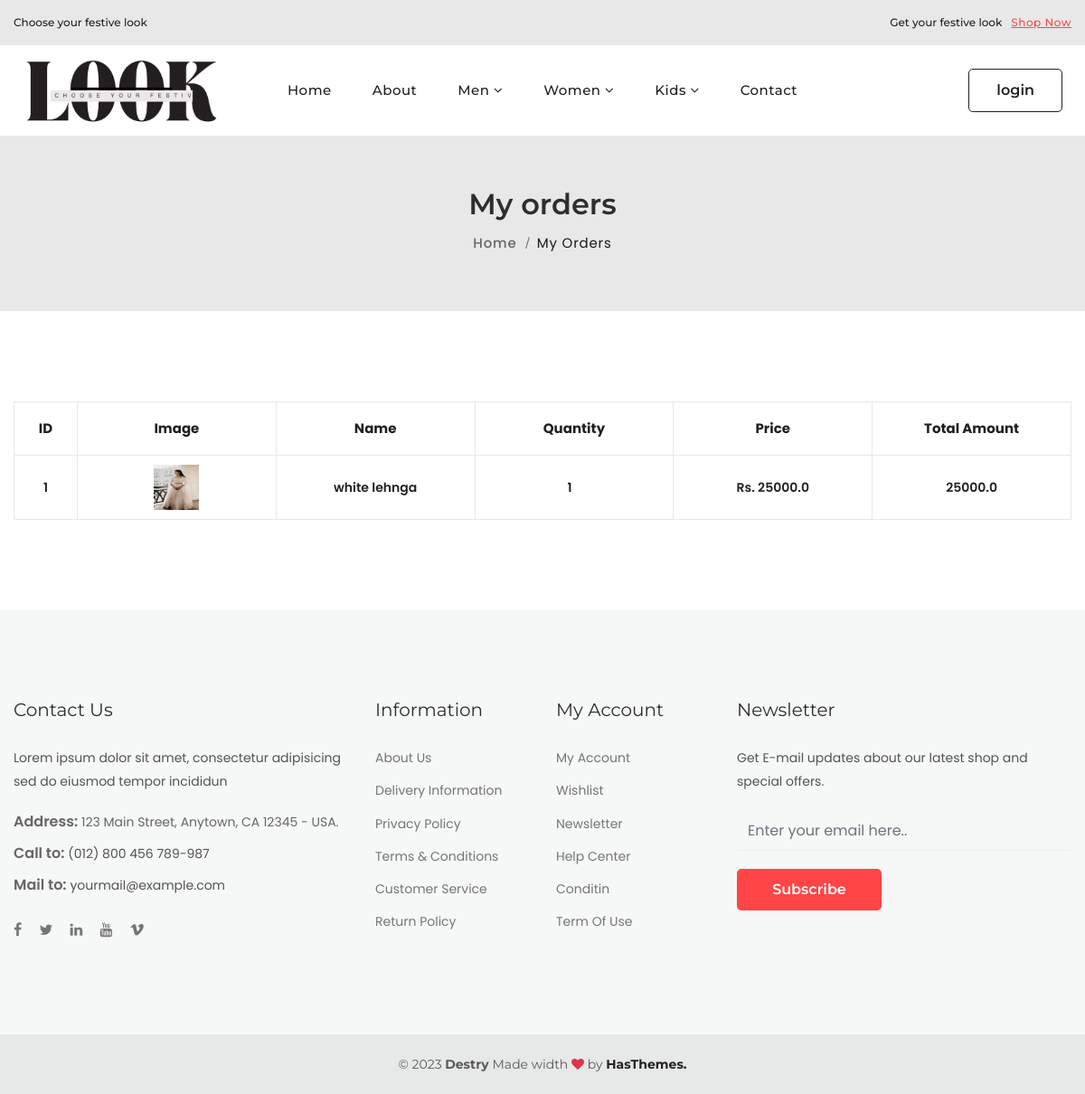
Screenshot of /yourorderdetails/5 with the database file from the repository.
### myapp/models.py (models this page shows, shortened)
class cart(models.Model):
    userid=models.ForeignKey(registermodel,on_delete=models.CASCADE)
    productid = models.ForeignKey(product, on_delete=models.CASCADE)
    quantity=models.IntegerField()
    totalamount=models.FloatField()
    orderstatus=models.IntegerField(default=1)
    orderid=models.IntegerField(default=0)

class product(models.Model):
    name=models.CharField(max_length=20)
    pimage=models.ImageField(upload_to="photos")
    catid=models.ForeignKey(category,on_delete=models.CASCADE)
    typeid=models.ForeignKey(Type,on_delete=models.CASCADE,null=True)
    price=models.FloatField()
    description= models.TextField()
    status= models.CharField(max_length=20)
    def product_photo(self):
        return mark_safe('<img src="{}" width="100"/>'.format(self.pimage.url))
    product_photo.allow_tags = True

### myapp/views.py (the view)
# urls.py: path("yourorderdetails/<int:id>",views.yourorderdetails),
def yourorderdetails(request,id):
    fetchdata = cart.objects.filter(orderid=id)
    context = {
        "data":fetchdata
    }
    return render(request,"singleorder.html",context)

### myapp/templates/singleorder.html (shortened to what this page needs)
<!DOCTYPE html>
<html lang="en">
<head>
    <link rel="stylesheet" href="/static/assets/css/vendor/fontawesome.min.css">
    <link rel="stylesheet" href="/static/assets/css/vendor/pe-icon-7-stroke.min.css">
    <link rel="stylesheet" href="/static/assets/css/plugins/swiper-bundle.min.css" />
    <link rel="stylesheet" href="/static/assets/css/plugins/animate.min.css" />
    <link rel="stylesheet" href="/static/assets/css/plugins/aos.min.css" />
    <link rel="stylesheet" href="/static/assets/css/plugins/nice-select.min.css" />
    <link rel="stylesheet" href="/static/assets/css/plugins/jquery-ui.min.css" />
    <link rel="stylesheet" href="/static/assets/css/plugins/lightgallery.min.css" />
    <link rel="stylesheet" href="/static/assets/css/style.css" />
</head>
<body>
    <div class="header section">
       {% include "nav.html" %}
    </div>
    <div class="section">
        <div class="breadcrumb-area bg-light">
            <div class="container-fluid">
                <div class="breadcrumb-content text-center">
                    <h1 class="title">My orders</h1>
                    <ul>
                        <li>
                            <a href="/">Home </a>
                        </li>
                        <li class="active">My orders</li>
                    </ul>
                </div>
            </div>
        </div>
    </div>
    <div class="section section-margin">
        <div class="container">
            <div class="row">
                <div class="col-12">
                    <div class="cart-table table-responsive">
                        <table class="table table-bordered">
                            <thead>
                                <tr>
                                    <th>ID</th>
                                    <th class="pro-thumbnail">Image</th>
                                    <th class="pro-price">Name</th>
                                    <th class="pro-quantity">Quantity</th>
                                    <th class="pro-subtotal">Price</th>
                                    <th class="pro-subtotal">Total Amount</th>
                                </tr>
                            </thead>
                            <tbody>
                            {% for i in data %}
                                <tr>
                                    <td>{{ forloop.counter }}</td>
                                    <td class="pro-thumbnail"><img src="/media/{{ i.productid.pimage }}"  style="width: 50px; height: 50px;"  class="product-img" alt="Product 2"></td>
                                    <td class="pro-price"><span>{{ i.productid.name }}</span></td>
                                    <td class="pro-quantity">
                                        <div class="quantity">
                                            <div>
                                                {{ i.quantity }}
                                            </div>
                                        </div>
                                    </td>
                                    <td class="pro-remove">
                                       Rs.  {{ i.productid.price }}
                                    </td>
                                    <td class="pro-remove">
                                        {{ i.totalamount }}
                                    </td>
                                </tr>
                            {% endfor %}
                            </tbody>
                        </table>
                    </div>
                </div>
            </div>
        </div>
    </div>
    <footer class="section footer-section">
        <div class="footer-top section-padding">
            <div class="container">
                <div class="row mb-n10">
                    <div class="col-12 col-sm-6 col-lg-4 col-xl-4 mb-10" data-aos="fade-up" data-aos-delay="200">
                        <div class="single-footer-widget">
                            <h2 class="widget-title">Contact Us</h2>
                            <p class="desc-content">Lorem ipsum dolor sit amet, consectetur adipisicing sed do eiusmod tempor incididun</p>
                            <ul class="widget-address">
                                <li><span>Address: </span> 123 Main Street, Anytown, CA 12345 - USA.</li>
                                <li><span>Call to: </span> <a href="#"> (012) 800 456 789-987</a></li>
                                <li><span>Mail to: </span> <a href="#"> yourmail@example.com</a></li>
                            </ul>
                            <div class="widget-social justify-content-start mt-4">
                                <a title="Facebook" href="#"><i class="fa fa-facebook-f"></i></a>
                                <a title="Twitter" href="#"><i class="fa fa-twitter"></i></a>
                                <a title="Linkedin" href="#"><i class="fa fa-linkedin"></i></a>
                                <a title="Youtube" href="#"><i class="fa fa-youtube"></i></a>
                                <a title="Vimeo" href="#"><i class="fa fa-vimeo"></i></a>
                            </div>
                        </div>
                    </div>
                    <div class="col-12 col-sm-6 col-lg-2 col-xl-2 mb-10" data-aos="fade-up" data-aos-delay="300">
                        <div class="single-footer-widget">
                            <h2 class="widget-title">Information</h2>
                            <ul class="widget-list">
                                <li><a href="about.html">About Us</a></li>
                                <li><a href="about.html">Delivery Information</a></li>
                                <li><a href="about.html">Privacy Policy</a></li>
                                <li><a href="about.html">Terms & Conditions</a></li>
                                <li><a href="about.html">Customer Service</a></li>
                                <li><a href="about.html">Return Policy</a></li>
                            </ul>
                        </div>
                    </div>
                    <div class="col-12 col-sm-6 col-lg-2 col-xl-2 mb-10" data-aos="fade-up" data-aos-delay="400">
                        <div class="single-footer-widget aos-init aos-animate">
                            <h2 class="widget-title">My Account</h2>
                            <ul class="widget-list">
                                <li><a href="account.html">My Account</a></li>
                                <li><a href="wishlist.html">Wishlist</a></li>
                                <li><a href="contact.html">Newsletter</a></li>
                                <li><a href="contact.html">Help Center</a></li>
                                <li><a href="contact.html">Conditin</a></li>
                                <li><a href="contact.html">Term Of Use</a></li>
                            </ul>
                        </div>
                    </div>
                    <div class="col-12 col-sm-6 col-lg-4 col-xl-4 mb-10" data-aos="fade-up" data-aos-delay="500">
                        <div class="single-footer-widget">
                            <h2 class="widget-title">Newsletter</h2>
                            <div class="widget-body">
                                <p class="desc-content mb-0">Get E-mail updates about our latest shop and special offers.</p>
                                <div class="newsletter-form-wrap pt-4">
                                    <form id="mc-form" class="mc-form">
                                        <input type="email" id="mc-email" class="form-control email-box mb-4" placeholder="Enter your email here.." name="EMAIL">
                                        <button id="mc-submit" class="newsletter-btn btn btn-primary btn-hover-dark" type="submit">Subscribe</button>
                                    </form>
                                </div>
                            </div>
                        </div>
                    </div>
                </div>
            </div>
        </div>
        <div class="footer-bottom">
            <div class="container">
                <div class="row align-items-center">
                    <div class="col-12 text-center">
                        <div class="copyright-content">
                            <p class="mb-0">© 2023 <strong>Destry </strong> Made width <i class="fa fa-heart text-danger"></i> by <a href="https://hasthemes.com/">HasThemes.</a></p>
                        </div>
                    </div>
                </div>
            </div>
        </div>
    </footer>
</body>
</html>

### rows the page displays
cart: productid.pimage (picture), productid.name "white lehnga", quantity "1", productid.price "25000.0", totalamount "25000.0"
